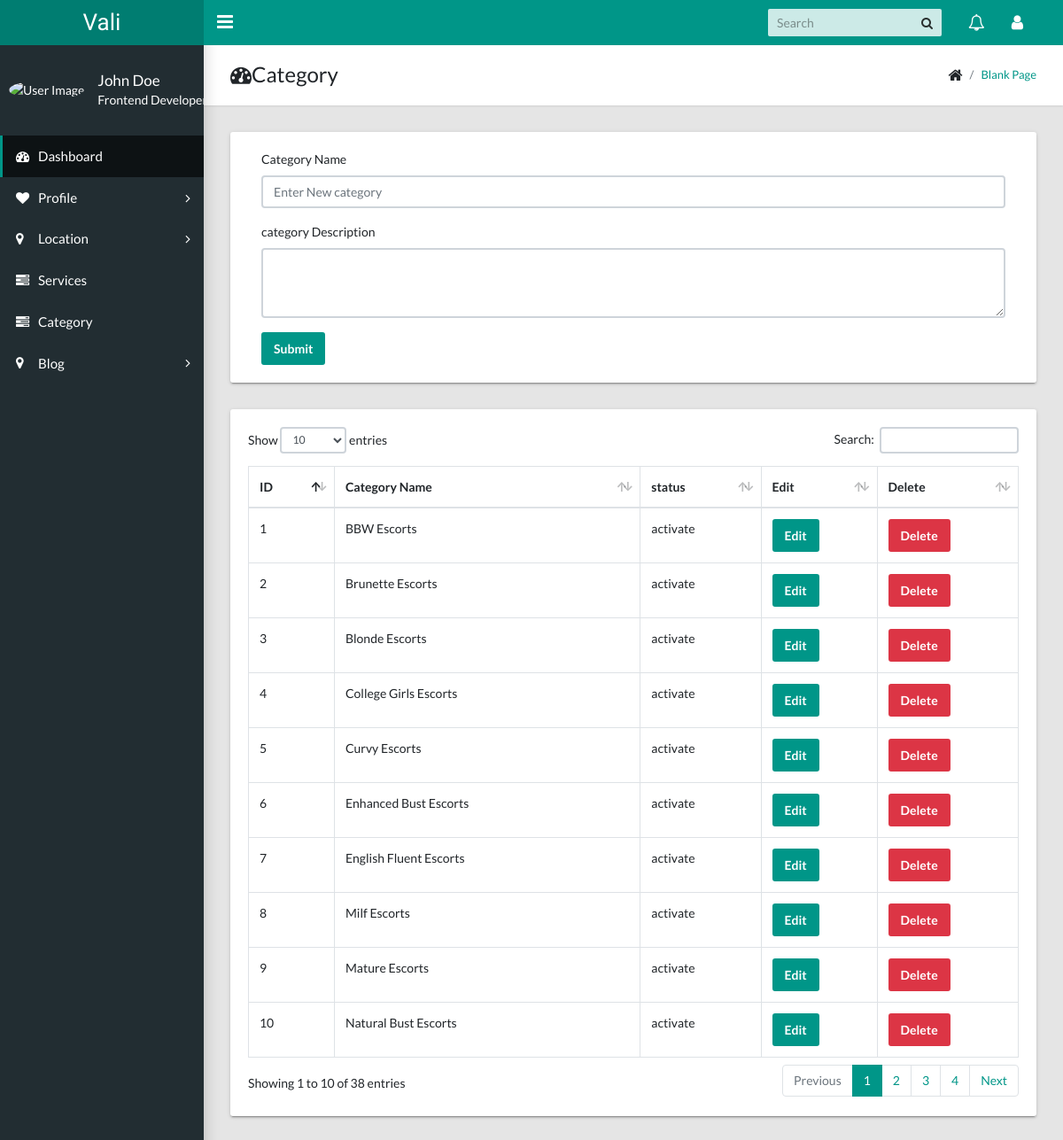
Page /admin/index.php/category on the committed database.
### tables this page shows
CREATE TABLE `category` (
  `id` int(11) NOT NULL,
  `category_name` varchar(255) NOT NULL,
  `category_description` text NOT NULL,
  `status` tinyint(1) NOT NULL,
  `created_date` datetime NOT NULL,
  `updated_data` datetime NOT NULL,
  `meta_title` varchar(255) NOT NULL,
  `meta_description` varchar(500) NOT NULL,
  `meta_keywords` varchar(500) NOT NULL
);

### admin/application/controllers/Category.php (called while the page is built, shortened)
<?php
class Category extends MY_controller
{
	public function __construct()
	{
		$this->load->model('admin');
	}
	public function index()
	{
		$data['all_category_key'] = $this->admin->getAllCategory();
		$this->load->view('category_view',$data);
	}
}

### admin/index.php (called while the page is built, shortened)
<?php
require_once BASEPATH.'core/CodeIgniter.php';

### admin/application/models/admin.php (called while the page is built, shortened)
<?php
class Admin extends MY_Model
{
	public function getAllCategory()
	{
		$sql_str = "SELECT id , category_name , CASE WHEN category.status = true THEN 'activate' ELSE 'Deactivate' END AS status , created_date FROM category";
		return $this->db->query($sql_str)->result();
	}
}

### admin/application/helpers/friend_helper.php (called while the page is built, shortened)
<?php
class Friend
{
	public function base64url_encode($data) {
	  	return rtrim(strtr(base64_encode($data), '+/', '-_'), '=');
	}
}

### admin/application/views/category_view.php (the view, shortened to what this page needs)
<!DOCTYPE html>
<html lang="en">
    <head>
        <?php $this->load->view('common/css') ?>
    </head>
    <body class="app sidebar-mini rtl">
        <?php $this->load->view('common/header') ?>
        <?php $this->load->view('common/sidebar') ?>
        <main class="app-content">
            <div class="app-title">
                <div>
                    <h1><i class="fa fa-dashboard"></i>Category</h1>
                </div>
                <ul class="app-breadcrumb breadcrumb">
                    <li class="breadcrumb-item"><i class="fa fa-home fa-lg"></i></li>
                    <li class="breadcrumb-item"><a href="#">Blank Page</a></li>
                </ul>
            </div>
            <div class="row">
                <div class="col-md-12">
                    <div class="tile">
                        <div class="col-lg-12">
                            <?= form_open('category') ?>
                                <div class="form-group">
                                    <label for="exampleInputEmail1">Category Name</label>
                                    <input class="form-control" name="new_category" type="text" placeholder="Enter New category" autofocus>
                                </div>
                                <div class="form-group">
                                    <label for="exampleInputEmail1">category Description</label>
                                    <textarea class="form-control" name="description" rows="3"></textarea>
                                </div>
                                <button class="btn btn-primary" type="submit">Submit</button>
                            <?= form_close() ?>
                        </div>
                    </div>
                </div>
            </div>
            <div class="row">
                <div class="col-md-12">
                    <div class="tile">
                        <div class="tile-body">
                            <table class="table table-hover table-bordered" id="sampleTable">
                                <thead>
                                    <tr>
                                        <th>ID</th>
                                        <th>Category Name</th>
                                        <th>status</th>
                                        <th>Edit</th>
                                        <th>Delete</th>
                                    </tr>
                                </thead>
                                <tbody>
                                <?php foreach ($all_category_key as $key => $all_category_data) : ?>
                                    <tr>
                                        <td><?= $key + 1 ?></td>
                                        <td><?= $all_category_data->category_name ?></td>
                                        <td><?= $all_category_data->status ?></td>
                                        <td><a href=""><button class="btn btn-primary">Edit</button></a></td>
                                        <td><a href="<?= base_url('Category/delete_Category') ?>/<?= $this->friend->base64url_encode($all_category_data->id) ?>"><button class="btn btn-danger">Delete</button></a></td>
                                    </tr>
                                <?php endforeach ; ?>
                                </tbody>
                            </table>
                        </div>
                    </div>
                </div>
            </div>
        </main>
    </body>
</html>

### admin/application/views/common/css.php
<link rel="stylesheet" type="text/css" href="<?= base_url('assets') ?>/css/main.css">
<link rel="stylesheet" type="text/css" href="https://maxcdn.bootstrapcdn.com/font-awesome/4.7.0/css/font-awesome.min.css">

### admin/application/views/common/header.php (shortened to what this page needs)
<header class="app-header">
    <a class="app-header__logo" href="index.html">Vali</a>
    <a class="app-sidebar__toggle" href="#" data-toggle="sidebar" aria-label="Hide Sidebar"></a>
    <ul class="app-nav">
        <li class="app-search">
            <input class="app-search__input" type="search" placeholder="Search">
            <button class="app-search__button"><i class="fa fa-search"></i></button>
        </li>
        <li class="dropdown">
            <a class="app-nav__item" href="#" data-toggle="dropdown" aria-label="Show notifications"><i class="fa fa-bell-o fa-lg"></i></a>
        </li>
        <li class="dropdown">
            <a class="app-nav__item" href="#" data-toggle="dropdown" aria-label="Open Profile Menu"><i class="fa fa-user fa-lg"></i></a>
        </li>
    </ul>
</header>

### admin/application/views/common/sidebar.php (shortened to what this page needs)
<aside class="app-sidebar">
    <div class="app-sidebar__user">
        <img class="app-sidebar__user-avatar" src="https://s3.amazonaws.com/uifaces/faces/twitter/jsa/48.jpg" alt="User Image">
        <div>
            <p class="app-sidebar__user-name">John Doe</p>
            <p class="app-sidebar__user-designation">Frontend Developer</p>
        </div>
    </div>
    <ul class="app-menu">
        <li><a class="app-menu__item active" href="<?= base_url() ?>"><i class="app-menu__icon fa fa-dashboard"></i><span class="app-menu__label">Dashboard</span></a></li>
        <li class="treeview">
            <a class="app-menu__item" href="#" data-toggle="treeview"><i class="app-menu__icon fa fa-heart"></i><span class="app-menu__label">Profile</span><i class="treeview-indicator fa fa-angle-right"></i></a>
        </li>
        <li class="treeview">
            <a class="app-menu__item" href="#" data-toggle="treeview"><i class="app-menu__icon fa fa-map-marker"></i><span class="app-menu__label">Location</span><i class="treeview-indicator fa fa-angle-right"></i></a>
        </li>
        <li><a class="app-menu__item" href="<?= base_url('services') ?>"><i class="app-menu__icon fa fa-tasks"></i><span class="app-menu__label">Services</span></a></li>
        <li><a class="app-menu__item" href="<?= base_url('category') ?>"><i class="app-menu__icon fa fa-tasks"></i><span class="app-menu__label">Category</span></a></li>
        <li class="treeview">
            <a class="app-menu__item" href="#" data-toggle="treeview"><i class="app-menu__icon fa fa-map-marker"></i><span class="app-menu__label">Blog</span><i class="treeview-indicator fa fa-angle-right"></i></a>
        </li>
    </ul>
</aside>

### rows in the picture
category: category_name "BBW Escorts", status "activate"
category: category_name "Brunette Escorts", status "activate"
category: category_name "Blonde Escorts", status "activate"
category: category_name "College Girls Escorts", status "activate"
category: category_name "Curvy Escorts", status "activate"
category: category_name "Enhanced Bust Escorts", status "activate"
category: category_name "English Fluent Escorts", status "activate"
category: category_name "Milf Escorts", status "activate"
category: category_name "Mature Escorts", status "activate"
category: category_name "Natural Bust Escorts", status "activate"
